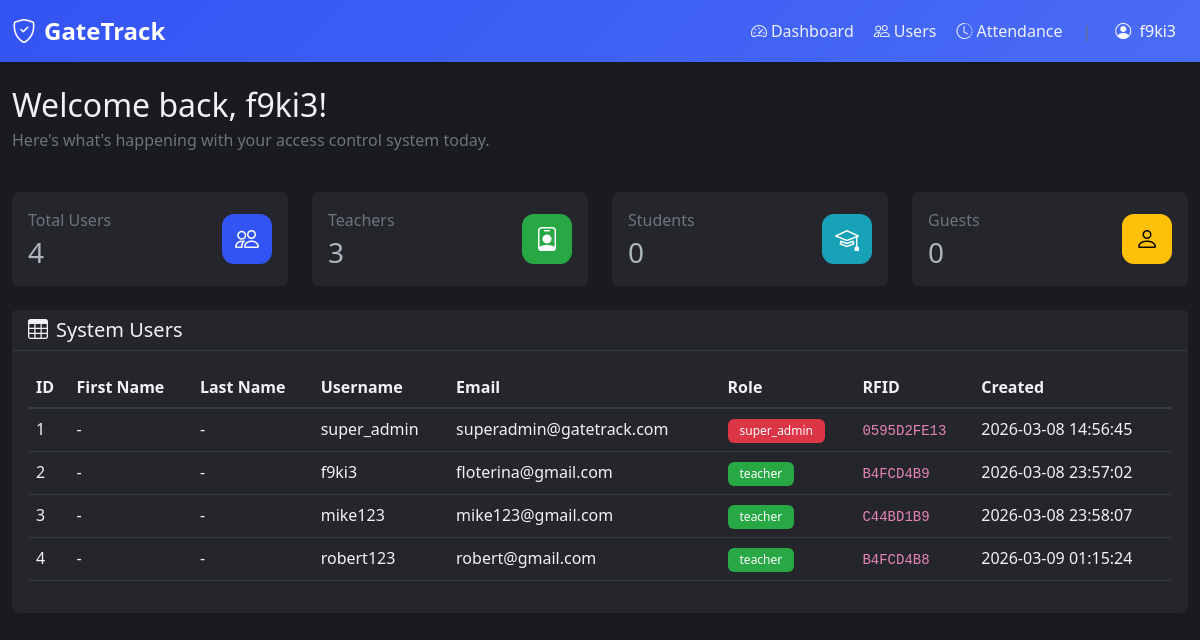
/dashboard (signed in), run on the app's committed database.
### tables this page shows
CREATE TABLE "users" (id INTEGER NOT NULL, username VARCHAR(80), email VARCHAR(120) NOT NULL, password VARCHAR(200), contact VARCHAR(20), gender VARCHAR(10), role VARCHAR(20) NOT NULL, created_at DATETIME, rfid TEXT, first_name VARCHAR(50), last_name VARCHAR(50), PRIMARY KEY (id), UNIQUE (email));

### app.py (the view)
@app.route('/dashboard')
@login_required
def dashboard():
    user_count = get_user_count_by_role()
    teacher_count = get_user_count_by_role('teacher')
    student_count = get_user_count_by_role('student')
    guest_count = get_user_count_by_role('guest')
    users = get_all_users()
    return render_template(
        'dashboard.html',
        user_count=user_count,
        teacher_count=teacher_count,
        student_count=student_count,
        guest_count=guest_count,
        users=users
    )

### app.py (called while the page is built)
def get_connection():
    conn = sqlite3.connect(DB_PATH)
    conn.row_factory = sqlite3.Row
    return conn

def get_all_users():
    conn = get_connection()
    cursor = conn.cursor()
    cursor.execute('SELECT * FROM users ORDER BY id')
    users = cursor.fetchall()
    conn.close()
    return users

def get_user_count_by_role(role=None):
    conn = get_connection()
    cursor = conn.cursor()
    if role:
        cursor.execute('SELECT COUNT(*) FROM users WHERE role = ?', (role,))
    else:
        cursor.execute('SELECT COUNT(*) FROM users')
    count = cursor.fetchone()[0]
    conn.close()
    return count

def login_required(f):
    @wraps(f)
    def decorated_function(*args, **kwargs):
        if 'user_id' not in session:
            flash('Please log in to access this page.', 'error')
            return redirect(url_for('login'))
        return f(*args, **kwargs)
    return decorated_function

### templates/dashboard.html (shortened to what this page needs)
{% extends "nav.html" %} {% block title %}Dashboard - GateTrack{% endblock %}  {% block content %}
<div class="row mb-4">
  <div class="col-12">
    <h2 class="mb-1">
      Welcome back, {{ session.get('username') or session.get('email') }}!
    </h2>
    <p class="text-secondary">
      Here's what's happening with your access control system today.
    </p>
  </div>
</div>
<div class="row mb-4">
  <div class="col-6 col-md-3">
    <div class="card stats-card">
      <div class="card-body">
        <div class="d-flex justify-content-between align-items-center">
          <div>
            <p class="text-secondary mb-1">Total Users</p>
            <h3 class="mb-0">{{ user_count }}</h3>
          </div>
          <div class="stats-icon bg-primary">
            <i class="bi bi-people fs-4"></i>
          </div>
        </div>
      </div>
    </div>
  </div>
  <div class="col-6 col-md-3">
    <div class="card stats-card">
      <div class="card-body">
        <div class="d-flex justify-content-between align-items-center">
          <div>
            <p class="text-secondary mb-1">Teachers</p>
            <h3 class="mb-0">{{ teacher_count }}</h3>
          </div>
          <div class="stats-icon bg-success">
            <i class="bi bi-person-badge fs-4"></i>
          </div>
        </div>
      </div>
    </div>
  </div>
  <div class="col-6 col-md-3">
    <div class="card stats-card">
      <div class="card-body">
        <div class="d-flex justify-content-between align-items-center">
          <div>
            <p class="text-secondary mb-1">Students</p>
            <h3 class="mb-0">{{ student_count }}</h3>
          </div>
          <div class="stats-icon bg-info">
            <i class="bi bi-mortarboard fs-4"></i>
          </div>
        </div>
      </div>
    </div>
  </div>
  <div class="col-6 col-md-3">
    <div class="card stats-card">
      <div class="card-body">
        <div class="d-flex justify-content-between align-items-center">
          <div>
            <p class="text-secondary mb-1">Guests</p>
            <h3 class="mb-0">{{ guest_count }}</h3>
          </div>
          <div class="stats-icon bg-warning">
            <i class="bi bi-person fs-4"></i>
          </div>
        </div>
      </div>
    </div>
  </div>
</div>
<div class="row">
  <div class="col-12">
    <div class="card">
      <div
        class="card-header d-flex justify-content-between align-items-center"
      >
        <h5 class="mb-0"><i class="bi bi-table me-2"></i>System Users</h5>
      </div>
      <div class="card-body">
        <div class="table-responsive">
          <table class="table table-hover">
            <thead>
              <tr>
                <th>ID</th>
                <th>First Name</th>
                <th>Last Name</th>
                <th>Username</th>
                <th>Email</th>
                <th>Role</th>
                <th>RFID</th>
                <th>Created</th>
              </tr>
            </thead>
            <tbody>
              {% for user in users %}
              <tr>
                <td>{{ user.id }}</td>
                <td>{{ user.first_name or '-' }}</td>
                <td>{{ user.last_name or '-' }}</td>
                <td>{{ user.username or '-' }}</td>
                <td>{{ user.email }}</td>
                <td>
                  {% if user.role == 'super_admin' %}
                  <span class="badge bg-danger">{{ user.role }}</span>
                  {% elif user.role == 'teacher' %}
                  <span class="badge bg-success">{{ user.role }}</span>
                  {% elif user.role == 'student' %}
                  <span class="badge bg-info">{{ user.role }}</span>
                  {% else %}
                  <span class="badge bg-warning">{{ user.role }}</span>
                  {% endif %}
                </td>
                <td><code>{{ user.rfid or 'N/A' }}</code></td>
                <td>{{ user.created_at }}</td>
              </tr>
              {% endfor %}
            </tbody>
          </table>
        </div>
      </div>
    </div>
  </div>
</div>
{% endblock %}

### templates/nav.html (shortened to what this page needs)
<!doctype html>
<html lang="en" data-bs-theme="dark">
  <head>
    <link
      href="https://cdn.jsdelivr.net/npm/bootstrap@5.3.0/dist/css/bootstrap.min.css"
      rel="stylesheet"
    />
    <link
      rel="stylesheet"
      href="{{ url_for('static', filename='css/style.css') }}"
    />
    <link
      rel="stylesheet"
      href="https://cdn.jsdelivr.net/npm/bootstrap-icons@1.11.0/font/bootstrap-icons.css"
    />
  </head>
  <body>
    <nav class="navbar navbar-expand-lg navbar-dark">
      <div class="container-fluid">
        <a class="navbar-brand" href="{{ url_for('dashboard') }}">
          <i class="bi bi-shield-check me-2"></i>GateTrack
        </a>
        <div class="collapse navbar-collapse" id="navbarNav">
          <div class="navbar-nav ms-auto">
            <div class="nav-group">
              <ul class="navbar-nav">
                <li class="nav-item">
                  <a
                    class="nav-link{% if request.endpoint == 'dashboard' %} active{% endif %}"
                    href="{{ url_for('dashboard') }}"
                  >
                    <i class="bi bi-speedometer2 me-1"></i>Dashboard
                  </a>
                </li>
                {% if session.get('role') in ['super_admin', 'teacher'] %}
                <li class="nav-item">
                  <a
                    class="nav-link{% if request.endpoint == 'users' %} active{% endif %}"
                    href="{{ url_for('users') }}"
                  >
                    <i class="bi bi-people me-1"></i>Users
                  </a>
                </li>
                <li class="nav-item">
                  <a
                    class="nav-link{% if request.endpoint == 'attendance' %} active{% endif %}"
                    href="{{ url_for('attendance') }}"
                  >
                    <i class="bi bi-clock-history me-1"></i>Attendance
                  </a>
                </li>
                {% endif %}
              </ul>
              <span class="text-secondary mx-1">|</span>
              <div class="dropdown">
                <button
                  class="btn btn-outline-light dropdown-toggle"
                  type="button"
                  data-bs-toggle="dropdown"
                >
                  <i class="bi bi-person-circle me-1"></i>
                  {{ session.get('username') or session.get('email') }}
                </button>
              </div>
            </div>
          </div>
        </div>
      </div>
    </nav>
    <div class="container-fluid py-4">{% block content %}{% endblock %}</div>
  </body>
</html>

### static/css/style.css (style rules this page uses)
[data-bs-theme="dark"] { --bg-primary: #1a1b1e; --bg-secondary: #25262b; --text-primary: #f1f2f6; --text-secondary: #adb5bd; --primary: #3354f4; --primary-hover: #4a6cf5; --border-color: #343a40; --card-shadow: 0 2px 10px rgba(0, 0, 0, 0.3); }
body { background-color: var(--bg-primary); color: var(--text-primary); font-family: "Segoe UI", Tahoma, Geneva, Verdana, sans-serif; min-height: 100vh; transition: background-color 0.3s ease, color 0.3s ease; }
.card { background-color: var(--bg-secondary); border: 1px solid var(--border-color); box-shadow: var(--card-shadow); transition: background-color 0.3s ease, border-color 0.3s ease; }
.card-header { background-color: var(--bg-secondary); border-bottom: 1px solid var(--border-color); color: var(--text-primary); }
.table { color: var(--text-primary); }
.table thead th { background-color: var(--bg-primary); border-bottom: 2px solid var(--border-color); color: var(--text-primary); font-weight: 600; }
.table tbody tr { border-bottom: 1px solid var(--border-color); transition: background-color 0.2s ease; }
.navbar { background: linear-gradient( 135deg, var(--primary) 0%, #4a6cf5 100% ) !important; box-shadow: 0 2px 10px rgba(0, 0, 0, 0.15); }
.navbar-brand { font-weight: 700; font-size: 1.5rem; }
.nav-link { color: rgba(255, 255, 255, 0.9) !important; transition: color 0.3s ease; }
.stats-card { background-color: var(--bg-secondary); border: 1px solid var(--border-color); box-shadow: var(--card-shadow); }
.badge { padding: 6px 12px; font-weight: 500; border-radius: 6px; }

### templates/nav.html (style rules this page uses)
.dropdown-toggle { border: none !important; box-shadow: none !important; background: transparent !important; }
.dropdown-toggle::after { display: none; }
.nav-group { display: flex; align-items: center; gap: 0.5rem; }
.nav-group .navbar-nav { gap: 0.25rem; }
.card { border: none !important; box-shadow: none !important; }
.table thead th, .table tbody tr, .table tbody td { background-color: transparent !important; color: inherit !important; }

### templates/dashboard.html (style rules this page uses)
.stats-icon { width: 50px; height: 50px; border-radius: 12px; display: flex; align-items: center; justify-content: center; color: white; }
.bg-primary { background-color: #3354f4 !important; }
.bg-success { background-color: #28a745 !important; }
.bg-info { background-color: #17a2b8 !important; }
.bg-warning { background-color: #ffc107 !important; color: #000 !important; }

### data on the page
users: get "f9ki3", id "2", first_name "-", last_name "-", username "f9ki3", email "floterina@gmail.com", role "teacher", rfid "B4FCD4B9", created_at "2026-03-08 23:57:02"
users: id "1", first_name "-", last_name "-", username "super_admin", email "superadmin@gatetrack.com", role "super_admin", rfid "0595D2FE13", created_at "2026-03-08 14:56:45"
users: id "3", first_name "-", last_name "-", username "mike123", email "mike123@gmail.com", role "teacher", rfid "C44BD1B9", created_at "2026-03-08 23:58:07"
users: id "4", first_name "-", last_name "-", username "robert123", email "robert@gmail.com", role "teacher", rfid "B4FCD4B8", created_at "2026-03-09 01:15:24"

### other printed values
{{ user_count }} "4"
{{ teacher_count }} "3"
{{ student_count }} "0"
{{ guest_count }} "0"
